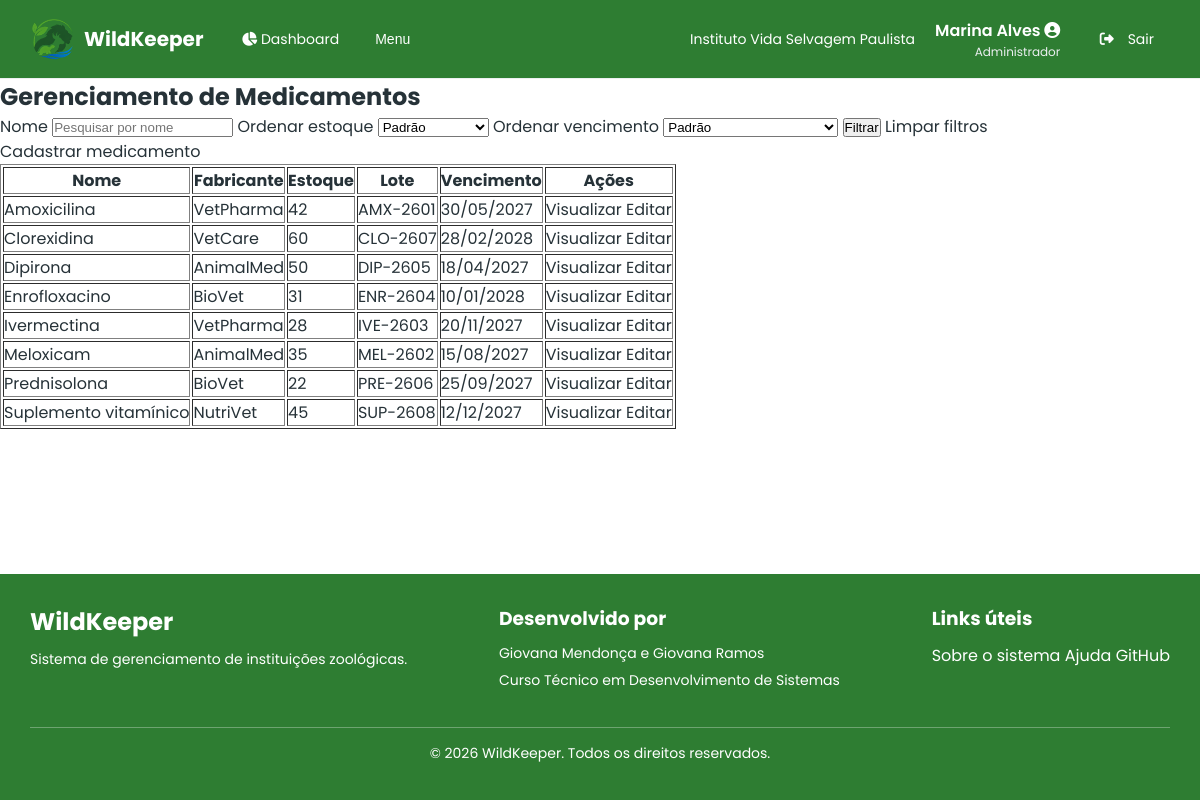
/src/medicamentos/index.php (signed in), run on the app's committed database.
### tables this page shows
CREATE TABLE

    IF NOT EXISTS medicamentos (

        id INT PRIMARY KEY AUTO_INCREMENT,

        nome VARCHAR(50) NOT NULL,

        descricao TEXT NOT NULL,

        fabricante VARCHAR(50) NOT NULL,

        estoque INT NOT NULL,  

        lote VARCHAR(50) NOT NULL,

        vencimento DATE NOT NULL,

        instituicao_id INT NOT NULL,

        FOREIGN KEY (instituicao_id) REFERENCES instituicoes (id),

        created_at TIMESTAMP DEFAULT CURRENT_TIMESTAMP,

        updated_at TIMESTAMP DEFAULT CURRENT_TIMESTAMP ON UPDATE CURRENT_TIMESTAMP

    );

### src/medicamentos/index.php (the view, shortened to what this page needs)
<?php
include "../includes/autenticacao.php";
$nomeFiltrado = trim($_GET['nome'] ?? "");
$sql = "SELECT id, nome, fabricante, estoque, lote, vencimento
        FROM medicamentos
        WHERE 1 = 1 AND instituicao_id = ?";
$parametros = [
    $_SESSION['instituicao_id']
];
$tipos = "i";
$ordenacoes = [];
if (empty($ordenacoes)) {
    $sql .= " ORDER BY nome ASC";
} else {
    $sql .= " ORDER BY " . implode(", ", $ordenacoes);
}
$stmt = $conexao->prepare($sql);
if (!empty($parametros)) {
    $stmt->bind_param($tipos, ...$parametros);
}
$stmt->execute();
$resultado = $stmt->get_result();
?>
<!DOCTYPE html>
<html lang="pt-br">
<head>
    <link rel="stylesheet" href="../../assets/css/reset.css">
    <link rel="stylesheet" href="../../assets/css/dashboard_global.css">
    <link rel="stylesheet" href="../../assets/css/tabela.css">
    <link rel="stylesheet" href="https://cdnjs.cloudflare.com/ajax/libs/font-awesome/6.7.2/css/all.min.css">
</head>
<body>
    <?php include "../includes/dashboard-header.php" ?>
    <main>
        <section>
            <h1>Gerenciamento de Medicamentos</h1>
            <form action="index.php" method="get">
                <label for="nome">Nome</label>
                <input type="text" data-pesquisa="nome" data-campos="nome" name="nome" id="nome" placeholder="Pesquisar por nome" value="<?= htmlspecialchars($nomeFiltrado) ?>">
                <label for="estoque">Ordenar estoque</label>
                <select name="estoque" id="estoque">
                    <option value="">Padrão</option>
                </select>
                <label for="vencimento">Ordenar vencimento</label>
                <select name="vencimento" id="vencimento">
                    <option value="">Padrão</option>
                </select>
                <button type="submit">Filtrar</button>
                <a href="index.php">Limpar filtros</a>
            </form>
            <a href="cadastrar_medicamento.php">Cadastrar medicamento</a>
            <?php if ($resultado->num_rows > 0): ?>
                <table border="1" id="tabela">
                    <thead>
                        <tr>
                            <th>Nome</th>
                            <th>Fabricante</th>
                            <th>Estoque</th>
                            <th>Lote</th>
                            <th>Vencimento</th>
                            <th>Ações</th>
                        </tr>
                    </thead>
                    <tbody>
                        <?php while ($medicamento = $resultado->fetch_assoc()): ?>
                            <tr>
                                <td data-campo="nome"><?= htmlspecialchars($medicamento['nome']) ?></td>
                                <td><?= htmlspecialchars($medicamento['fabricante']) ?></td>
                                <td>
                                    <?= htmlspecialchars($medicamento['estoque']) ?>
                                </td>
                                <td><?= htmlspecialchars($medicamento['lote']) ?></td>
                                <td>
                                    <?= date("d/m/Y", strtotime($medicamento['vencimento'])) ?>
                                </td>
                                <td>
                                    <a href="mostrar_medicamento.php?id=<?= $medicamento['id'] ?>">
                                        Visualizar
                                    </a>
                                    <a href="editar_medicamento.php?id=<?= $medicamento['id'] ?>">
                                        Editar
                                    </a>
                                </td>
                            </tr>
                        <?php endwhile; ?>
                    </tbody>
                </table>
            <?php else: ?>
                <p>Nenhum medicamento encontrado.</p>
            <?php endif; ?>
        </section>
    </main>
    <?php include "../includes/dashboard-footer.php" ?>
</body>
</html>

### data on the page
medicamentos: nome "Amoxicilina", fabricante "VetPharma", estoque "42", lote "AMX-2601", vencimento "30/05/2027"
medicamentos: nome "Clorexidina", fabricante "VetCare", estoque "60", lote "CLO-2607", vencimento "28/02/2028"
medicamentos: nome "Dipirona", fabricante "AnimalMed", estoque "50", lote "DIP-2605", vencimento "18/04/2027"
medicamentos: nome "Enrofloxacino", fabricante "BioVet", estoque "31", lote "ENR-2604", vencimento "10/01/2028"
medicamentos: nome "Ivermectina", fabricante "VetPharma", estoque "28", lote "IVE-2603", vencimento "20/11/2027"
medicamentos: nome "Meloxicam", fabricante "AnimalMed", estoque "35", lote "MEL-2602", vencimento "15/08/2027"
medicamentos: nome "Prednisolona", fabricante "BioVet", estoque "22", lote "PRE-2606", vencimento "25/09/2027"
medicamentos: nome "Suplemento vitamínico", fabricante "NutriVet", estoque "45", lote "SUP-2608", vencimento "12/12/2027"

### other printed values
$_SESSION['instituicao_nome'] "Instituto Vida Selvagem Paulista"
$_SESSION['nome'] "Marina Alves"
$_SESSION['cargo_nome'] "Administrador"
